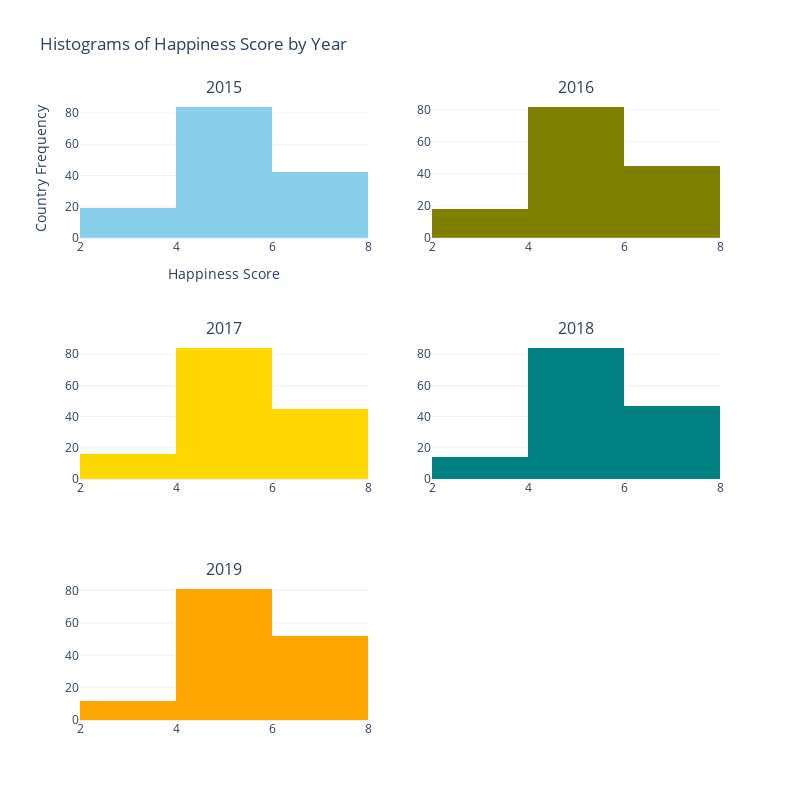

This figure's notebook cell:
### Markdown cell above
## 2.2 Histogram(with 3 bins) - Score - Yearwise

### Code cell
fig = make_subplots(rows=3, cols=2, subplot_titles=("2015", "2016", "2017", "2018", "2019"))

num_bins = 3

fig.add_trace(
    go.Histogram(x=df[df['year'] == 2015]['score'], marker_color="skyblue", nbinsx=num_bins),
    row=1, col=1
)
fig.add_trace(
    go.Histogram(x=df[df['year'] == 2016]['score'], marker_color="olive", nbinsx=num_bins),
    row=1, col=2
)
fig.add_trace(
    go.Histogram(x=df[df['year'] == 2017]['score'], marker_color="gold", nbinsx=num_bins),
    row=2, col=1
)
fig.add_trace(
    go.Histogram(x=df[df['year'] == 2018]['score'], marker_color="teal", nbinsx=num_bins),
    row=2, col=2
)
fig.add_trace(
    go.Histogram(x=df[df['year'] == 2019]['score'], marker_color="orange", nbinsx=num_bins),
    row=3, col=1
)

fig.update_layout(
    height=800,
    width=800,
    title="Histograms of Happiness Score by Year",
    xaxis=dict(title="Happiness Score"),
    yaxis=dict(title="Country Frequency"),
    showlegend=False,
    template="plotly_white"
)

fig.show()

### Figure 1 — Plotly figure (JSON) as saved in the notebook; plotly's stock layout.template omitted (floating-point values rounded to 4 significant figures; data arrays with more than 128 entries replaced by an {"elided": "..."} marker saying what was removed)
{"data": [{"marker": {"color": "skyblue"}, "nbinsx": 3, "type": "histogram", "x": {"elided": "145 float values"}, "xaxis": "x", "yaxis": "y"}, {"marker": {"color": "olive"}, "nbinsx": 3, "type": "histogram", "x": {"elided": "145 float values"}, "xaxis": "x2", "yaxis": "y2"}, {"marker": {"color": "gold"}, "nbinsx": 3, "type": "histogram", "x": {"elided": "145 float values"}, "xaxis": "x3", "yaxis": "y3"}, {"marker": {"color": "teal"}, "nbinsx": 3, "type": "histogram", "x": {"elided": "145 float values"}, "xaxis": "x4", "yaxis": "y4"}, {"marker": {"color": "orange"}, "nbinsx": 3, "type": "histogram", "x": {"elided": "145 float values"}, "xaxis": "x5", "yaxis": "y5"}], "layout": {"annotations": [{"font": {"size": 16}, "showarrow": false, "text": "2015", "x": 0.225, "xanchor": "center", "xref": "paper", "y": 1, "yanchor": "bottom", "yref": "paper"}, {"font": {"size": 16}, "showarrow": false, "text": "2016", "x": 0.775, "xanchor": "center", "xref": "paper", "y": 1, "yanchor": "bottom", "yref": "paper"}, {"font": {"size": 16}, "showarrow": false, "text": "2017", "x": 0.225, "xanchor": "center", "xref": "paper", "y": 0.6111, "yanchor": "bottom", "yref": "paper"}, {"font": {"size": 16}, "showarrow": false, "text": "2018", "x": 0.775, "xanchor": "center", "xref": "paper", "y": 0.6111, "yanchor": "bottom", "yref": "paper"}, {"font": {"size": 16}, "showarrow": false, "text": "2019", "x": 0.225, "xanchor": "center", "xref": "paper", "y": 0.2222, "yanchor": "bottom", "yref": "paper"}], "height": 800, "showlegend": false, "title": {"text": "Histograms of Happiness Score by Year"}, "width": 800, "xaxis": {"anchor": "y", "domain": [0, 0.45], "title": {"text": "Happiness Score"}}, "xaxis2": {"anchor": "y2", "domain": [0.55, 1]}, "xaxis3": {"anchor": "y3", "domain": [0, 0.45]}, "xaxis4": {"anchor": "y4", "domain": [0.55, 1]}, "xaxis5": {"anchor": "y5", "domain": [0, 0.45]}, "xaxis6": {"anchor": "y6", "domain": [0.55, 1]}, "yaxis": {"anchor": "x", "domain": [0.7778, 1], "title": {"text": "Country Frequency"}}, "yaxis2": {"anchor": "x2", "domain": [0.7778, 1]}, "yaxis3": {"anchor": "x3", "domain": [0.3889, 0.6111]}, "yaxis4": {"anchor": "x4", "domain": [0.3889, 0.6111]}, "yaxis5": {"anchor": "x5", "domain": [0, 0.2222]}, "yaxis6": {"anchor": "x6", "domain": [0, 0.2222]}}}
